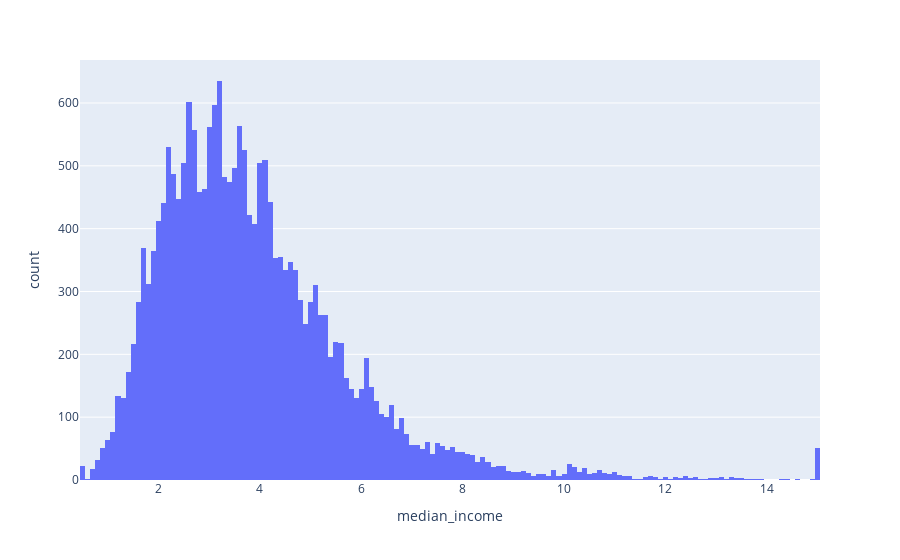

Notebook code cell kept with this figure:
### Code cell
px.histogram(df, x='median_income' )

### Figure 1 — Plotly figure (JSON) as saved in the notebook; plotly's stock layout.template omitted (floating-point values rounded to 4 significant figures; data arrays with more than 128 entries replaced by an {"elided": "..."} marker saying what was removed)
{"data": [{"alignmentgroup": "True", "bingroup": "x", "hovertemplate": "median_income=%{x}<br>count=%{y}<extra></extra>", "legendgroup": "", "marker": {"color": "#636efa"}, "name": "", "offsetgroup": "", "orientation": "v", "showlegend": false, "type": "histogram", "x": {"elided": "20640 float values"}, "xaxis": "x", "yaxis": "y"}], "layout": {"barmode": "relative", "legend": {"tracegroupgap": 0}, "margin": {"t": 60}, "xaxis": {"anchor": "y", "domain": [0, 1], "title": {"text": "median_income"}}, "yaxis": {"anchor": "x", "domain": [0, 1], "title": {"text": "count"}}}}
